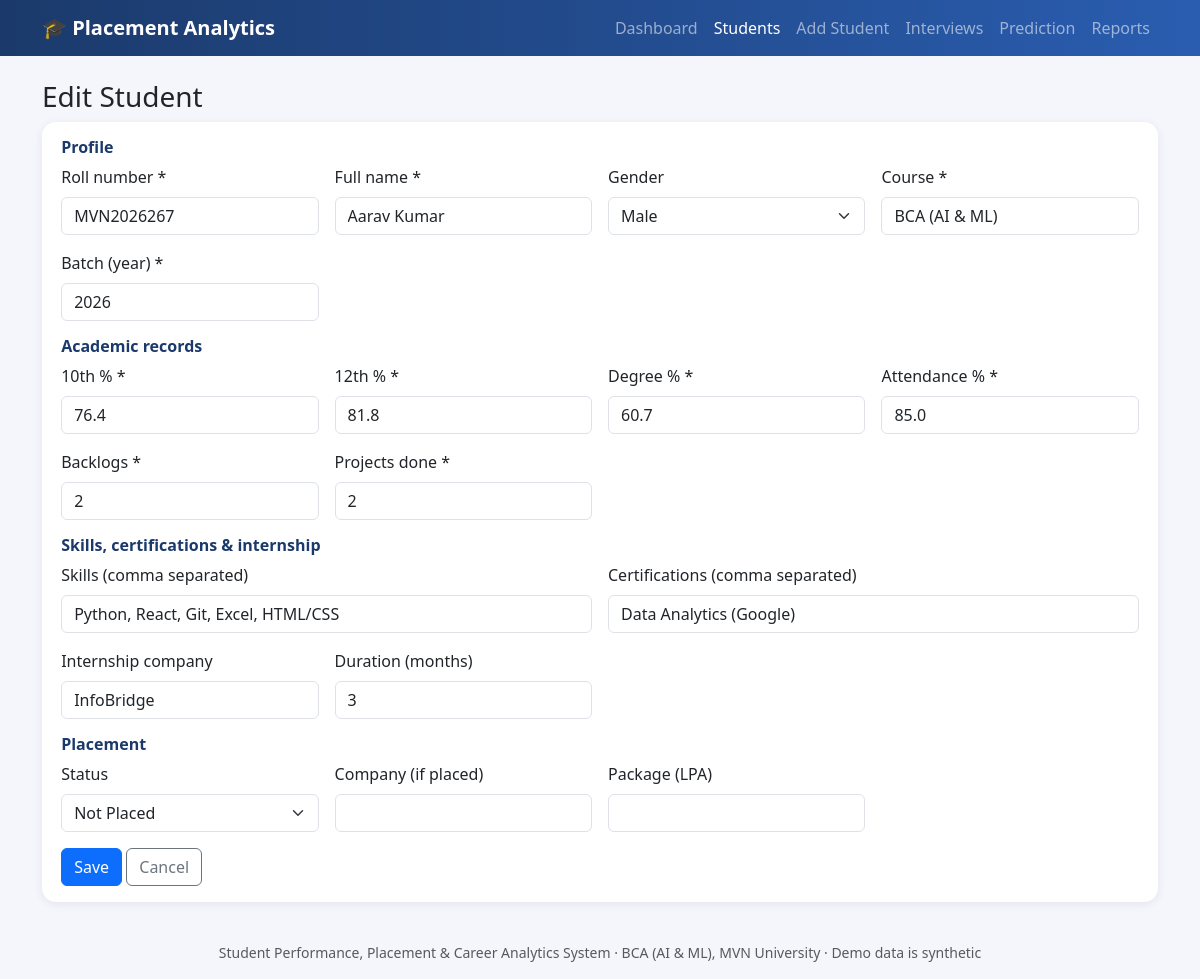
/students/267/edit, run on the app's committed database.
### tables this page shows
CREATE TABLE students(
  id INTEGER PRIMARY KEY AUTOINCREMENT,
  roll_no TEXT UNIQUE NOT NULL, name TEXT NOT NULL, gender TEXT,
  course TEXT NOT NULL, batch INTEGER NOT NULL,
  tenth_pct REAL, twelfth_pct REAL, degree_pct REAL,
  attendance REAL, backlogs INTEGER DEFAULT 0, projects INTEGER DEFAULT 0);

CREATE TABLE certifications(
  id INTEGER PRIMARY KEY AUTOINCREMENT,
  student_id INTEGER NOT NULL REFERENCES students(id) ON DELETE CASCADE,
  cert_name TEXT NOT NULL);

CREATE TABLE internships(
  id INTEGER PRIMARY KEY AUTOINCREMENT,
  student_id INTEGER NOT NULL REFERENCES students(id) ON DELETE CASCADE,
  company TEXT NOT NULL, duration_months INTEGER DEFAULT 0);

### app.py (the view, shortened to what this page needs)
@app.route("/students/<int:sid>/edit", methods=["GET", "POST"])
def edit_student(sid):
    conn = get_conn(); d = get_student(conn, sid)
    if not d:
        conn.close(); abort(404)
    courses, _ = filter_options(conn)
    v, errs = form_values(d), []
    conn.close()
    return render_template("student_form.html", v=v, errors=errs, courses=courses, mode="Edit", action=url_for("edit_student", sid=sid))

### app.py (called while the page is built)
def filter_options(conn):
    courses = [r[0] for r in conn.execute("SELECT DISTINCT course FROM students ORDER BY course")]
    batches = [r[0] for r in conn.execute("SELECT DISTINCT batch FROM students ORDER BY batch")]
    return courses, batches

def form_values(d):
    return {"roll_no": d["roll_no"], "name": d["name"], "gender": d["gender"], "course": d["course"],
            "batch": d["batch"], "tenth_pct": d["tenth_pct"], "twelfth_pct": d["twelfth_pct"],
            "degree_pct": d["degree_pct"], "attendance": d["attendance"], "backlogs": d["backlogs"],
            "projects": d["projects"], "skills": ", ".join(x["skill_name"] for x in d["skills_list"]),
            "certs": ", ".join(d["certs_list"]),
            "intern_company": d["internship"]["company"] if d["internship"] else "",
            "intern_months": d["internship"]["duration_months"] if d["internship"] else "",
            "status": d["placement"]["status"], "company": d["placement"]["company"] or "",
            "package_lpa": d["placement"]["package_lpa"] or ""}

### common.py (called while the page is built)
def get_conn():
    conn = sqlite3.connect(DB_PATH)
    conn.row_factory = sqlite3.Row
    conn.execute("PRAGMA foreign_keys=ON")
    return conn

### templates/student_form.html (shortened to what this page needs)
{% extends "base.html" %}{% block title %}{{ mode }} Student{% endblock %}
{% macro inp(name, label, type='text', step=None, req=True) %}
<div class="col-md-3"><label class="form-label">{{ label }}{% if req %} *{% endif %}</label>
<input class="form-control" name="{{ name }}" type="{{ type }}" {% if step %}step="{{ step }}"{% endif %} value="{{ v.get(name, '') }}"></div>
{% endmacro %}
{% block content %}
<h3>{{ mode }} Student</h3>
<form method="post" action="{{ action }}" class="panel">
 <h6>Profile</h6>
 <div class="row g-3 mb-3">
  {{ inp('roll_no','Roll number') }}{{ inp('name','Full name') }}
  <div class="col-md-3"><label class="form-label">Gender</label><select class="form-select" name="gender">{% for g in ['Male','Female','Other'] %}<option {{ 'selected' if v.get('gender')==g }}>{{ g }}</option>{% endfor %}</select></div>
  <div class="col-md-3"><label class="form-label">Course *</label><input class="form-control" name="course" list="courseList" value="{{ v.get('course','') }}"></div>
  {{ inp('batch','Batch (year)','number','1') }}
 </div>
 <h6>Academic records</h6>
 <div class="row g-3 mb-3">
  {{ inp('tenth_pct','10th %','number','0.1') }}{{ inp('twelfth_pct','12th %','number','0.1') }}{{ inp('degree_pct','Degree %','number','0.1') }}{{ inp('attendance','Attendance %','number','0.1') }}
  {{ inp('backlogs','Backlogs','number','1') }}{{ inp('projects','Projects done','number','1') }}
 </div>
 <h6>Skills, certifications &amp; internship</h6>
 <div class="row g-3 mb-3">
  <div class="col-md-6"><label class="form-label">Skills (comma separated)</label><input class="form-control" name="skills" value="{{ v.get('skills','') }}" placeholder="Python, SQL, Power BI"></div>
  <div class="col-md-6"><label class="form-label">Certifications (comma separated)</label><input class="form-control" name="certs" value="{{ v.get('certs','') }}" placeholder="Python (Coursera), SQL (HackerRank)"></div>
  {{ inp('intern_company','Internship company',req=False) }}{{ inp('intern_months','Duration (months)','number','1',req=False) }}
 </div>
 <h6>Placement</h6>
 <div class="row g-3 mb-3">
  <div class="col-md-3"><label class="form-label">Status</label><select class="form-select" name="status">{% for s in ['Not Placed','Placed'] %}<option {{ 'selected' if v.get('status')==s }}>{{ s }}</option>{% endfor %}</select></div>
  {{ inp('company','Company (if placed)',req=False) }}{{ inp('package_lpa','Package (LPA)','number','0.1',req=False) }}
 </div>
 <button class="btn btn-primary">Save</button> <a class="btn btn-outline-secondary" href="{{ url_for('students') }}">Cancel</a>
</form>
{% endblock %}

### static/style.css (style rules this page uses)
body { background:#f4f6fb }
.panel { background:#fff;border-radius:14px;box-shadow:0 2px 8px rgba(20,40,90,.08);padding:1rem 1.2rem }
.panel h6 { font-weight:600;color:#1b3a6b }

### data on the page
students: roll_no "MVN2026267", name "Aarav Kumar", course "BCA (AI & ML)", batch "2026", tenth_pct "76.4", twelfth_pct "81.8", degree_pct "60.7", attendance "85.0"
certifications: certs "Data Analytics (Google)"
internships: intern_company "InfoBridge"

### other printed values
{{ mode }} "Edit"
{{ label }} "Roll number Full name Batch (year) 10th % 12th % Degree % Attendance % Backlogs Projects done Internship company Duration (months) Company (if placed) Package (LPA)"
form field gender "Male"
form field status "Not Placed"
